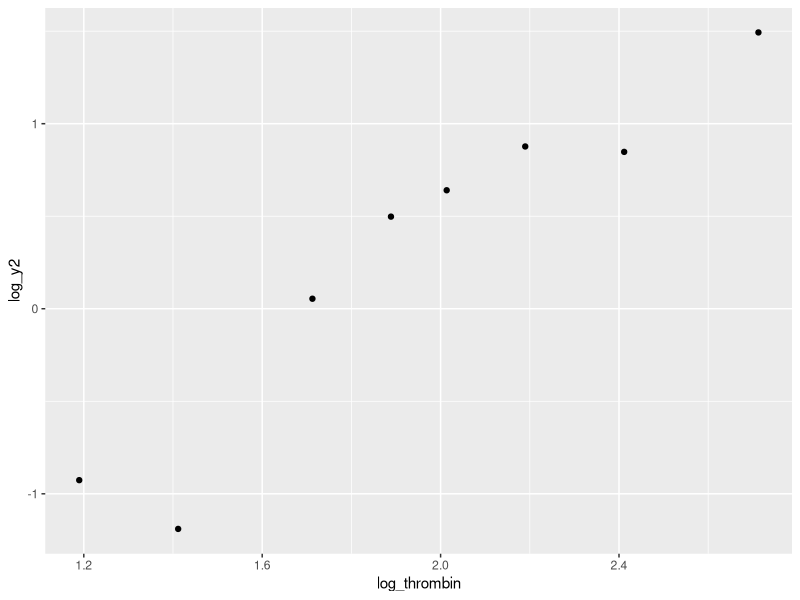
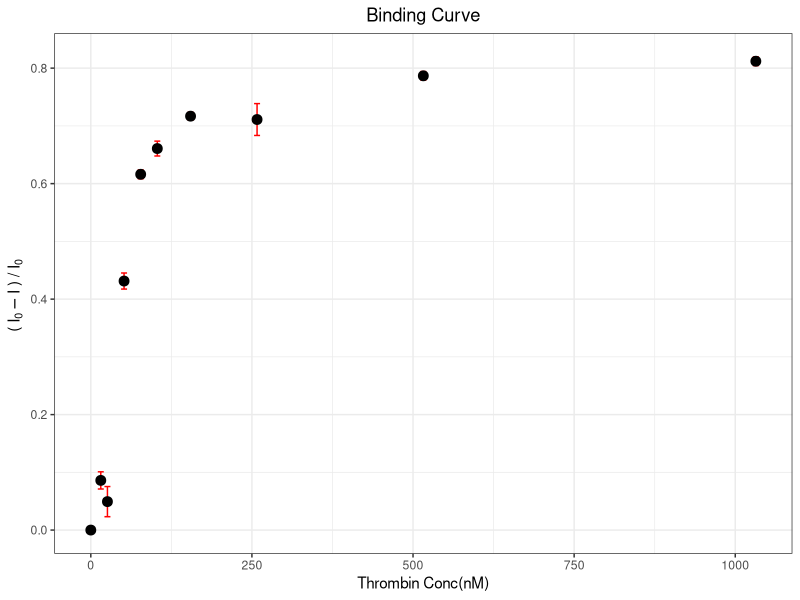
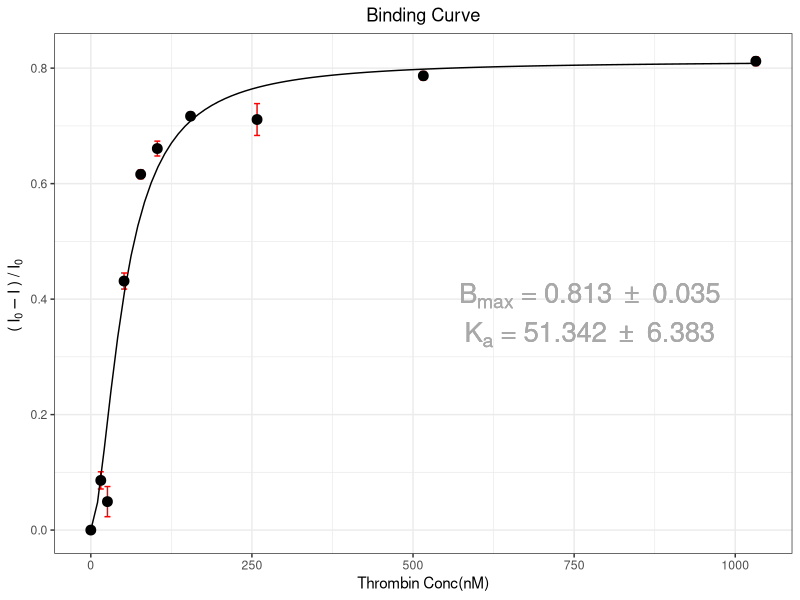

R code for these plots, in order:
#load libraries for analysis
library(ggplot2)
library(dplyr)
library(readxl)

#Set plot label variables
x_axis_label <- "Thrombin Conc(nM)"
y_axis_label <- bquote("("~I[0]-I~") /"~I[0]~"")
plot_title <- "Binding Curve"

#set n value (figure out how to do this automatically later)
#n_value <- 1.7394



#import dataset as dataframe: plot_data
#thrombin_conc is in nM, change_y is ((Io-I)/Io), SEM is std error on the mean
plot_data <- read_excel("APCE_data_8_12_2020.xlsx", 
                        sheet = "Import")
#Calculate the n value:
#copy plot data
statistics_table <- plot_data

#calculate columns
statistics_table$log_thrombin <- log(statistics_table$thrombin_conc, 10)
largest_change_y <- max(statistics_table$change_y)
statistics_table$y <- (statistics_table$change_y / largest_change_y)
#y2 is y/(1-y)
statistics_table$y2<- (statistics_table$y / (1 - statistics_table$y))
statistics_table$log_y2 <- log(statistics_table$y2, 10)
#remove unimportant rows
subset_statistics_table <- statistics_table[!(statistics_table$thrombin_conc == 0
                                              | statistics_table$y == 1),]

#make example linear fit:
n_plot <- ggplot(data = subset_statistics_table) +
  geom_point(aes(x = log_thrombin, y = log_y2))
n_plot

#linear regression
n_regression <- lm(formula = log_y2 ~ log_thrombin, data = subset_statistics_table)
n_regression_table <- coef(summary(n_regression))

#store n value
n_value <- n_regression_table[2,1]

#find min and max x and y values
max_x <- max(plot_data$thrombin_conc)
min_x <- min(plot_data$thrombin_conc)
max_y <- max(plot_data$change_y)
min_y <- min(plot_data$change_y)

#set number of points in best fit line
fit_line_points <- 100

#create simple plot of the data with error bars
p <- ggplot(data = plot_data) +
  geom_errorbar(aes(x = thrombin_conc,
                    ymax = change_y + SEM,
                    ymin = change_y - SEM), color = "red") +
  geom_point(aes(x = thrombin_conc, y = change_y), size = 3) +
  labs(title = plot_title,
       x = x_axis_label,
       y = y_axis_label) +
  theme_bw() +
  theme(plot.title = element_text(hjust = 0.5))

#show the plot
p


#Hill equation
#K is Ka, B is Bmax (Kd is 1/Ka)
Hill <- change_y ~ (B * (thrombin_conc ^ n_value)) / ((K ^ n_value) + (thrombin_conc ^ n_value))


#non linear least squares fit with hill equation, print data
#automatically starts B and K as 1
nls_binding_fit <- nls(Hill, plot_data)
fit_results <- coef(summary(nls_binding_fit))
print(fit_results)

#save coefficients as variables (figure out how to get errors from this table as variables)
B_max <- fit_results[1,1]
K_a <- fit_results[2,1]

K_a_error <- fit_results[2,2]
B_max_error <- fit_results[1,2]

#calculate Kd
K_d <- 1 / K_a
K_d_error <- 1 / K_a_error #check if this is correct

  
#create fit data frame (make these match the data plot in the future)
fit_df <- data.frame(x=seq(from = min_x, to = max_x, length.out = fit_line_points))
fit_df$y <- (B_max * (fit_df$x ^ n_value)) / ((K_a ^ n_value) + (fit_df$x ^ n_value))


#make label
#Bmax_string <- expression(paste(B[`max`], " = "))
#line_1 <- paste(Bmax_string, round(B_max, 2))
Bmax_string <- bquote(B[max]~"="~.(round(B_max, 3))~""%+-%""~.(round(B_max_error, 3)))
Ka_string <- bquote(K[a]~"="~.(round(K_a, 3))~""%+-%""~.(round(K_a_error, 3)))


#Add fit line to plot and show constants (show plot)
p_fit <- p + geom_line(data = fit_df, aes(x = x, y = y)) +
  annotate("text", x = (max_x - (max_x/4)),
           y = (max_y - (max_y/2)),
           label = Bmax_string, size = 7, color = "dark gray") +
  annotate("text", x = (max_x - (max_x/4)),
           y = (max_y - (7/12)*max_y),
           label = Ka_string, size = 7, color = "dark gray")
p_fit



